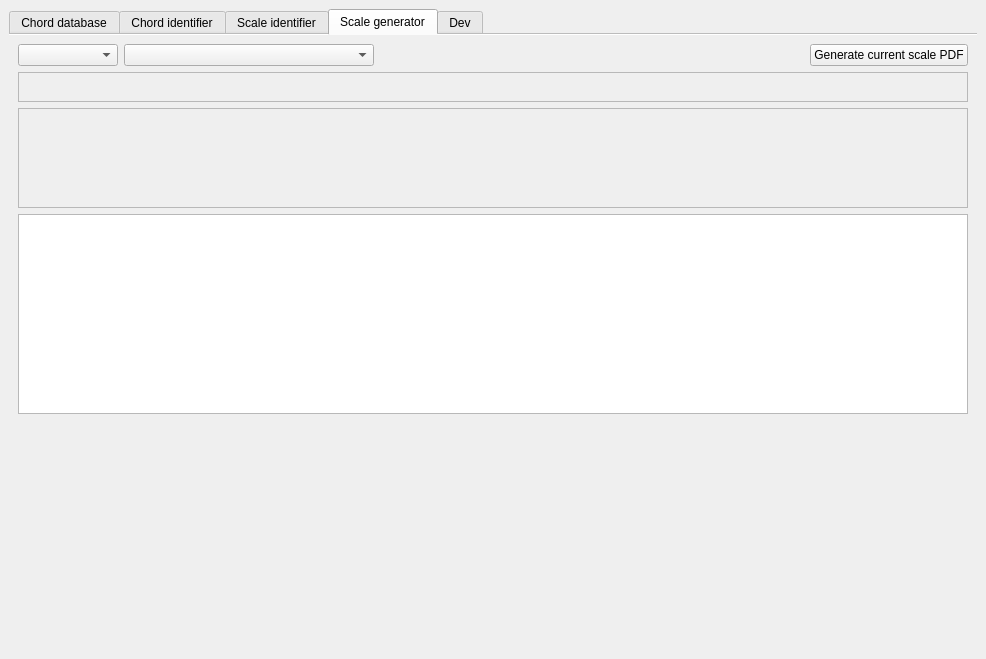
<?xml version="1.0" encoding="UTF-8"?>
<ui version="4.0">
 <class>MainWindow</class>
 <widget class="QMainWindow" name="MainWindow">
  <property name="geometry">
   <rect>
    <x>0</x>
    <y>0</y>
    <width>986</width>
    <height>659</height>
   </rect>
  </property>
  <property name="windowTitle">
   <string>Chords</string>
  </property>
  <widget class="QWidget" name="centralwidget">
   <layout class="QVBoxLayout" name="verticalLayout">
    <item>
     <widget class="QTabWidget" name="tabWidget">
      <property name="currentIndex">
       <number>3</number>
      </property>
      <property name="documentMode">
       <bool>true</bool>
      </property>
      <widget class="QWidget" name="tabChordDatabase">
       <attribute name="title">
        <string>Chord database</string>
       </attribute>
       <layout class="QGridLayout" name="gridLayout_4">
        <item row="0" column="0">
         <widget class="NoteTypeWidget" name="ChordDatabase_BaseNoteSelector">
          <property name="minimumSize">
           <size>
            <width>100</width>
            <height>0</height>
           </size>
          </property>
          <property name="maximumSize">
           <size>
            <width>100</width>
            <height>16777215</height>
           </size>
          </property>
         </widget>
        </item>
        <item row="0" column="2">
         <widget class="QLineEdit" name="ChordDatabase_ChordName">
          <property name="maximumSize">
           <size>
            <width>200</width>
            <height>16777215</height>
           </size>
          </property>
          <property name="readOnly">
           <bool>true</bool>
          </property>
         </widget>
        </item>
        <item row="2" column="0" colspan="4">
         <widget class="NotesVisualizerWidget" name="ChordDatabase_NotesVisualizer">
          <property name="minimumSize">
           <size>
            <width>0</width>
            <height>30</height>
           </size>
          </property>
          <property name="frameShape">
           <enum>QFrame::StyledPanel</enum>
          </property>
          <property name="frameShadow">
           <enum>QFrame::Raised</enum>
          </property>
         </widget>
        </item>
        <item row="0" column="3">
         <spacer name="horizontalSpacer_3">
          <property name="orientation">
           <enum>Qt::Horizontal</enum>
          </property>
          <property name="sizeHint" stdset="0">
           <size>
            <width>40</width>
            <height>20</height>
           </size>
          </property>
         </spacer>
        </item>
        <item row="0" column="1">
         <widget class="ChordTypeWidget" name="ChordDatabase_ChordTypeSelector">
          <property name="minimumSize">
           <size>
            <width>250</width>
            <height>0</height>
           </size>
          </property>
          <property name="maximumSize">
           <size>
            <width>250</width>
            <height>16777215</height>
           </size>
          </property>
         </widget>
        </item>
        <item row="0" column="4">
         <widget class="QPushButton" name="ChordDatabase_GenerateAllChordsPDF">
          <property name="text">
           <string>Generate all chords PDF</string>
          </property>
         </widget>
        </item>
        <item row="1" column="0" colspan="5">
         <widget class="NeckWidget" name="ChordDatabase_NeckChordNotes">
          <property name="sizePolicy">
           <sizepolicy hsizetype="Preferred" vsizetype="Preferred">
            <horstretch>0</horstretch>
            <verstretch>0</verstretch>
           </sizepolicy>
          </property>
          <property name="minimumSize">
           <size>
            <width>0</width>
            <height>100</height>
           </size>
          </property>
          <property name="maximumSize">
           <size>
            <width>16777215</width>
            <height>16777215</height>
           </size>
          </property>
          <property name="frameShape">
           <enum>QFrame::StyledPanel</enum>
          </property>
          <property name="frameShadow">
           <enum>QFrame::Raised</enum>
          </property>
         </widget>
        </item>
        <item row="3" column="0" colspan="5">
         <widget class="ChordListWidget" name="ChordDatabase_ChordList">
          <property name="sizePolicy">
           <sizepolicy hsizetype="Preferred" vsizetype="Expanding">
            <horstretch>0</horstretch>
            <verstretch>0</verstretch>
           </sizepolicy>
          </property>
          <property name="frameShape">
           <enum>QFrame::NoFrame</enum>
          </property>
          <property name="frameShadow">
           <enum>QFrame::Raised</enum>
          </property>
         </widget>
        </item>
       </layout>
      </widget>
      <widget class="QWidget" name="tabChordIdentifier">
       <attribute name="title">
        <string>Chord identifier</string>
       </attribute>
       <layout class="QGridLayout" name="gridLayout_2">
        <item row="0" column="0" colspan="2">
         <widget class="NeckWidgetChordSelector" name="ChordIdentifier_ChordSelector">
          <property name="minimumSize">
           <size>
            <width>0</width>
            <height>100</height>
           </size>
          </property>
          <property name="frameShape">
           <enum>QFrame::StyledPanel</enum>
          </property>
          <property name="frameShadow">
           <enum>QFrame::Raised</enum>
          </property>
         </widget>
        </item>
        <item row="2" column="0" colspan="2">
         <layout class="QGridLayout" name="gridLayout_3" rowstretch="0,0,0" columnstretch="1,4">
          <item row="1" column="1">
           <widget class="QLabel" name="ChordIdentifier_LabelUncompletedChords">
            <property name="text">
             <string>Uncompleted chords:</string>
            </property>
           </widget>
          </item>
          <item row="1" column="0">
           <widget class="QLabel" name="ChordIdentifier_LabelCompletedChords">
            <property name="text">
             <string>Chords:</string>
            </property>
           </widget>
          </item>
          <item row="2" column="0">
           <widget class="QListWidget" name="ChordIdentifier_ListCompletedChords">
            <property name="minimumSize">
             <size>
              <width>0</width>
              <height>200</height>
             </size>
            </property>
            <property name="maximumSize">
             <size>
              <width>16777215</width>
              <height>16777215</height>
             </size>
            </property>
           </widget>
          </item>
          <item row="2" column="1">
           <widget class="QListWidget" name="ChordIdentifier_ListUncompletedChords">
            <property name="minimumSize">
             <size>
              <width>0</width>
              <height>200</height>
             </size>
            </property>
            <property name="maximumSize">
             <size>
              <width>16777215</width>
              <height>16777215</height>
             </size>
            </property>
           </widget>
          </item>
         </layout>
        </item>
        <item row="1" column="0" colspan="2">
         <widget class="NotesVisualizerWidget" name="ChordIdentifier_NotesVisualizer">
          <property name="minimumSize">
           <size>
            <width>0</width>
            <height>30</height>
           </size>
          </property>
          <property name="frameShape">
           <enum>QFrame::StyledPanel</enum>
          </property>
          <property name="frameShadow">
           <enum>QFrame::Raised</enum>
          </property>
         </widget>
        </item>
       </layout>
      </widget>
      <widget class="QWidget" name="tabScaleIdentifier">
       <attribute name="title">
        <string>Scale identifier</string>
       </attribute>
       <layout class="QGridLayout" name="gridLayout_6">
        <item row="2" column="0">
         <widget class="QListWidget" name="ScaleIdentifier_UncompletedScales"/>
        </item>
        <item row="1" column="0">
         <widget class="NotesVisualizerWidget" name="ScaleIdentifier_NotesVisualizer">
          <property name="minimumSize">
           <size>
            <width>0</width>
            <height>30</height>
           </size>
          </property>
          <property name="frameShape">
           <enum>QFrame::StyledPanel</enum>
          </property>
          <property name="frameShadow">
           <enum>QFrame::Raised</enum>
          </property>
         </widget>
        </item>
        <item row="0" column="0">
         <widget class="NeckWidgetNotesSelector" name="ScaleIdentifier_NotesSelector">
          <property name="minimumSize">
           <size>
            <width>0</width>
            <height>100</height>
           </size>
          </property>
          <property name="frameShape">
           <enum>QFrame::StyledPanel</enum>
          </property>
          <property name="frameShadow">
           <enum>QFrame::Raised</enum>
          </property>
         </widget>
        </item>
       </layout>
      </widget>
      <widget class="QWidget" name="scaleGenerator">
       <attribute name="title">
        <string>Scale generator</string>
       </attribute>
       <layout class="QGridLayout" name="gridLayout">
        <item row="0" column="1">
         <widget class="ScaleTypeWidget" name="ScaleGenerator_SelectScale">
          <property name="minimumSize">
           <size>
            <width>250</width>
            <height>0</height>
           </size>
          </property>
          <property name="maximumSize">
           <size>
            <width>200</width>
            <height>16777215</height>
           </size>
          </property>
         </widget>
        </item>
        <item row="3" column="0" colspan="4">
         <widget class="QListWidget" name="ScaleGenerator_ChordsList">
          <property name="minimumSize">
           <size>
            <width>0</width>
            <height>200</height>
           </size>
          </property>
          <property name="maximumSize">
           <size>
            <width>16777215</width>
            <height>200</height>
           </size>
          </property>
         </widget>
        </item>
        <item row="1" column="0" colspan="4">
         <widget class="NotesVisualizerWidget" name="ScaleGenerator_NotesVisualizer">
          <property name="minimumSize">
           <size>
            <width>0</width>
            <height>30</height>
           </size>
          </property>
          <property name="maximumSize">
           <size>
            <width>16777215</width>
            <height>30</height>
           </size>
          </property>
          <property name="frameShape">
           <enum>QFrame::StyledPanel</enum>
          </property>
          <property name="frameShadow">
           <enum>QFrame::Raised</enum>
          </property>
         </widget>
        </item>
        <item row="2" column="0" colspan="4">
         <widget class="NeckWidget" name="ScaleGenerator_NeckVisualizer">
          <property name="minimumSize">
           <size>
            <width>0</width>
            <height>100</height>
           </size>
          </property>
          <property name="frameShape">
           <enum>QFrame::StyledPanel</enum>
          </property>
          <property name="frameShadow">
           <enum>QFrame::Raised</enum>
          </property>
         </widget>
        </item>
        <item row="0" column="2">
         <spacer name="horizontalSpacer_2">
          <property name="orientation">
           <enum>Qt::Horizontal</enum>
          </property>
          <property name="sizeHint" stdset="0">
           <size>
            <width>40</width>
            <height>20</height>
           </size>
          </property>
         </spacer>
        </item>
        <item row="0" column="0">
         <widget class="NoteTypeWidget" name="ScaleGenerator_SelectBaseNote">
          <property name="minimumSize">
           <size>
            <width>100</width>
            <height>0</height>
           </size>
          </property>
          <property name="maximumSize">
           <size>
            <width>100</width>
            <height>16777215</height>
           </size>
          </property>
         </widget>
        </item>
        <item row="0" column="3">
         <widget class="QPushButton" name="ScaleGenerator_GenerateScalePDF">
          <property name="text">
           <string>Generate current scale PDF</string>
          </property>
         </widget>
        </item>
        <item row="4" column="0">
         <spacer name="verticalSpacer_2">
          <property name="orientation">
           <enum>Qt::Vertical</enum>
          </property>
          <property name="sizeHint" stdset="0">
           <size>
            <width>20</width>
            <height>40</height>
           </size>
          </property>
         </spacer>
        </item>
       </layout>
      </widget>
      <widget class="QWidget" name="tabDev">
       <attribute name="title">
        <string>Dev</string>
       </attribute>
       <layout class="QGridLayout" name="gridLayout_5">
        <item row="4" column="0">
         <widget class="QLineEdit" name="Dev_LineChordNames">
          <property name="readOnly">
           <bool>true</bool>
          </property>
         </widget>
        </item>
        <item row="6" column="0">
         <spacer name="verticalSpacer">
          <property name="orientation">
           <enum>Qt::Vertical</enum>
          </property>
          <property name="sizeHint" stdset="0">
           <size>
            <width>20</width>
            <height>40</height>
           </size>
          </property>
         </spacer>
        </item>
        <item row="5" column="0">
         <widget class="QPushButton" name="Dev_TestAllChordsValid">
          <property name="text">
           <string>Test all chords valid</string>
          </property>
         </widget>
        </item>
        <item row="4" column="1">
         <widget class="QLineEdit" name="Dev_LineNeckNotation">
          <property name="readOnly">
           <bool>true</bool>
          </property>
         </widget>
        </item>
        <item row="0" column="0" colspan="2">
         <layout class="QHBoxLayout" name="horizontalLayout">
          <item>
           <widget class="NoteTypeWidget" name="Dev_BaseNoteSelector">
            <property name="minimumSize">
             <size>
              <width>100</width>
              <height>0</height>
             </size>
            </property>
            <property name="maximumSize">
             <size>
              <width>100</width>
              <height>16777215</height>
             </size>
            </property>
           </widget>
          </item>
          <item>
           <widget class="ChordTypeWidget" name="Dev_ChordTypeSelector">
            <property name="minimumSize">
             <size>
              <width>250</width>
              <height>0</height>
             </size>
            </property>
           </widget>
          </item>
          <item>
           <widget class="QLineEdit" name="Dev_ChordName">
            <property name="minimumSize">
             <size>
              <width>200</width>
              <height>0</height>
             </size>
            </property>
            <property name="readOnly">
             <bool>true</bool>
            </property>
           </widget>
          </item>
          <item>
           <spacer name="horizontalSpacer">
            <property name="orientation">
             <enum>Qt::Horizontal</enum>
            </property>
            <property name="sizeHint" stdset="0">
             <size>
              <width>40</width>
              <height>20</height>
             </size>
            </property>
           </spacer>
          </item>
         </layout>
        </item>
        <item row="3" column="0" colspan="2">
         <widget class="NeckWidgetChordSelector" name="Dev_ChordSelector">
          <property name="minimumSize">
           <size>
            <width>0</width>
            <height>100</height>
           </size>
          </property>
          <property name="frameShape">
           <enum>QFrame::StyledPanel</enum>
          </property>
          <property name="frameShadow">
           <enum>QFrame::Raised</enum>
          </property>
         </widget>
        </item>
        <item row="1" column="0" colspan="2">
         <widget class="NeckWidget" name="Dev_NeckChordNotes">
          <property name="minimumSize">
           <size>
            <width>0</width>
            <height>100</height>
           </size>
          </property>
          <property name="frameShape">
           <enum>QFrame::StyledPanel</enum>
          </property>
          <property name="frameShadow">
           <enum>QFrame::Raised</enum>
          </property>
         </widget>
        </item>
        <item row="2" column="0" colspan="2">
         <widget class="NotesVisualizerWidget" name="Dev_NotesVisualizer">
          <property name="minimumSize">
           <size>
            <width>0</width>
            <height>30</height>
           </size>
          </property>
          <property name="frameShape">
           <enum>QFrame::StyledPanel</enum>
          </property>
          <property name="frameShadow">
           <enum>QFrame::Raised</enum>
          </property>
         </widget>
        </item>
       </layout>
      </widget>
     </widget>
    </item>
   </layout>
  </widget>
 </widget>
 <customwidgets>
  <customwidget>
   <class>NoteTypeWidget</class>
   <extends>QComboBox</extends>
   <header>widgets/notetypewidget.h</header>
  </customwidget>
  <customwidget>
   <class>ChordTypeWidget</class>
   <extends>QComboBox</extends>
   <header>widgets/chordtypewidget.h</header>
  </customwidget>
  <customwidget>
   <class>NeckWidget</class>
   <extends>QFrame</extends>
   <header>widgets/neckwidget.h</header>
   <container>1</container>
  </customwidget>
  <customwidget>
   <class>NeckWidgetChordSelector</class>
   <extends>QFrame</extends>
   <header>widgets/neckwidget.h</header>
   <container>1</container>
  </customwidget>
  <customwidget>
   <class>ChordListWidget</class>
   <extends>QFrame</extends>
   <header>widgets/chordlistwidget.h</header>
   <container>1</container>
  </customwidget>
  <customwidget>
   <class>NotesVisualizerWidget</class>
   <extends>QFrame</extends>
   <header>widgets/notesvisualizerwidget.h</header>
   <container>1</container>
  </customwidget>
  <customwidget>
   <class>NeckWidgetNotesSelector</class>
   <extends>QFrame</extends>
   <header>widgets/neckwidget.h</header>
   <container>1</container>
  </customwidget>
  <customwidget>
   <class>ScaleTypeWidget</class>
   <extends>QComboBox</extends>
   <header>widgets/scaletypewidget.h</header>
  </customwidget>
 </customwidgets>
 <resources/>
 <connections/>
</ui>
